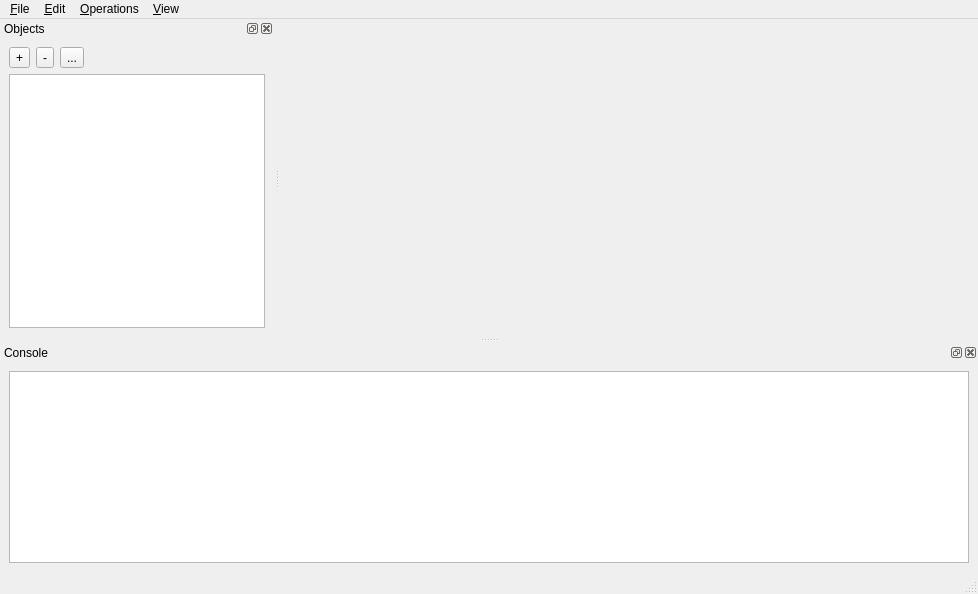
<?xml version="1.0" encoding="UTF-8"?>
<ui version="4.0">
 <class>MainWindow</class>
 <widget class="QMainWindow" name="MainWindow">
  <property name="geometry">
   <rect>
    <x>0</x>
    <y>0</y>
    <width>978</width>
    <height>594</height>
   </rect>
  </property>
  <property name="windowTitle">
   <string>CGAL 3D mesh generator demo</string>
  </property>
  <property name="windowIcon">
   <iconset resource="Mesh_3.qrc">
    <normaloff>:/cgal/icons/resources/cgal_logo.xpm</normaloff>:/cgal/icons/resources/cgal_logo.xpm</iconset>
  </property>
  <widget class="QWidget" name="centralwidget">
   <layout class="QVBoxLayout" name="verticalLayout_2">
    <item>
     <widget class="Viewer" name="viewer" native="true">
      <property name="sizePolicy">
       <sizepolicy hsizetype="Preferred" vsizetype="Preferred">
        <horstretch>0</horstretch>
        <verstretch>1</verstretch>
       </sizepolicy>
      </property>
     </widget>
    </item>
    <item>
     <layout class="QHBoxLayout" name="horizontalLayout_2" stretch="0,0">
      <property name="spacing">
       <number>0</number>
      </property>
      <item>
       <widget class="QLabel" name="infoLabel"/>
      </item>
      <item>
       <widget class="QLabel" name="displayLabel">
        <property name="text">
         <string/>
        </property>
       </widget>
      </item>
     </layout>
    </item>
   </layout>
  </widget>
  <widget class="QMenuBar" name="menubar">
   <property name="geometry">
    <rect>
     <x>0</x>
     <y>0</y>
     <width>978</width>
     <height>22</height>
    </rect>
   </property>
   <widget class="QMenu" name="menuFile">
    <property name="title">
     <string>&amp;File</string>
    </property>
    <addaction name="actionLoad"/>
    <addaction name="actionErase"/>
    <addaction name="actionEraseAll"/>
    <addaction name="actionDuplicate"/>
    <addaction name="actionSaveAs"/>
    <addaction name="separator"/>
    <addaction name="actionQuit"/>
   </widget>
   <widget class="QMenu" name="menuEdit">
    <property name="title">
     <string>&amp;Edit</string>
    </property>
    <addaction name="actionShowHide"/>
    <addaction name="actionSetPolyhedronA"/>
    <addaction name="actionSetPolyhedronB"/>
   </widget>
   <widget class="QMenu" name="menuOperations">
    <property name="title">
     <string>&amp;Operations</string>
    </property>
    <widget class="QMenu" name="menuGlobalOptimization">
     <property name="title">
      <string>Global optimization</string>
     </property>
     <addaction name="actionOdt"/>
     <addaction name="actionLloyd"/>
    </widget>
    <widget class="QMenu" name="menuSliverRemoval">
     <property name="title">
      <string>Sliver removal</string>
     </property>
     <addaction name="actionPerturb"/>
     <addaction name="actionExude"/>
    </widget>
    <addaction name="actionMeshing"/>
    <addaction name="separator"/>
    <addaction name="menuGlobalOptimization"/>
    <addaction name="menuSliverRemoval"/>
   </widget>
   <widget class="QMenu" name="menuView">
    <property name="title">
     <string>&amp;View</string>
    </property>
    <widget class="QMenu" name="menuDockWindows">
     <property name="title">
      <string>Dock windows</string>
     </property>
     <addaction name="dummyAction"/>
    </widget>
    <addaction name="actionAntiAliasing"/>
    <addaction name="actionDraw_two_sides"/>
    <addaction name="menuDockWindows"/>
   </widget>
   <addaction name="menuFile"/>
   <addaction name="menuEdit"/>
   <addaction name="menuOperations"/>
   <addaction name="menuView"/>
  </widget>
  <widget class="QStatusBar" name="statusbar"/>
  <widget class="QDockWidget" name="sceneDockWidget">
   <property name="locale">
    <locale language="English" country="UnitedStates"/>
   </property>
   <property name="windowTitle">
    <string>Objects</string>
   </property>
   <attribute name="dockWidgetArea">
    <number>1</number>
   </attribute>
   <widget class="QWidget" name="dockWidgetContent">
    <layout class="QGridLayout" name="gridLayout_2">
     <item row="0" column="0">
      <layout class="QVBoxLayout" name="verticalLayout">
       <item>
        <layout class="QHBoxLayout" name="horizontalLayout">
         <item>
          <widget class="QToolButton" name="addButton">
           <property name="text">
            <string>+</string>
           </property>
           <property name="icon">
            <iconset resource="Mesh_3.qrc">
             <normaloff>:/cgal/icons/plus</normaloff>:/cgal/icons/plus</iconset>
           </property>
          </widget>
         </item>
         <item>
          <widget class="QToolButton" name="removeButton">
           <property name="text">
            <string>-</string>
           </property>
           <property name="icon">
            <iconset resource="Mesh_3.qrc">
             <normaloff>:/cgal/icons/minus</normaloff>:/cgal/icons/minus</iconset>
           </property>
          </widget>
         </item>
         <item>
          <widget class="QToolButton" name="duplicateButton">
           <property name="text">
            <string>...</string>
           </property>
           <property name="icon">
            <iconset resource="Mesh_3.qrc">
             <normaloff>:/cgal/icons/duplicate</normaloff>:/cgal/icons/duplicate</iconset>
           </property>
          </widget>
         </item>
         <item>
          <spacer name="horizontalSpacer">
           <property name="orientation">
            <enum>Qt::Horizontal</enum>
           </property>
           <property name="sizeHint" stdset="0">
            <size>
             <width>40</width>
             <height>20</height>
            </size>
           </property>
          </spacer>
         </item>
        </layout>
       </item>
       <item>
        <widget class="QTreeView" name="treeView">
         <property name="editTriggers">
          <set>QAbstractItemView::DoubleClicked|QAbstractItemView::EditKeyPressed|QAbstractItemView::SelectedClicked</set>
         </property>
         <property name="alternatingRowColors">
          <bool>true</bool>
         </property>
         <property name="indentation">
          <number>0</number>
         </property>
        </widget>
       </item>
      </layout>
     </item>
    </layout>
   </widget>
  </widget>
  <widget class="QDockWidget" name="consoleDockWidget">
   <property name="allowedAreas">
    <set>Qt::BottomDockWidgetArea|Qt::LeftDockWidgetArea|Qt::TopDockWidgetArea</set>
   </property>
   <property name="windowTitle">
    <string>Console</string>
   </property>
   <attribute name="dockWidgetArea">
    <number>8</number>
   </attribute>
   <widget class="QWidget" name="dockWidgetContents">
    <layout class="QVBoxLayout" name="verticalLayout_3">
     <item>
      <widget class="QTextEdit" name="consoleTextEdit">
       <property name="readOnly">
        <bool>true</bool>
       </property>
      </widget>
     </item>
    </layout>
   </widget>
  </widget>
  <action name="actionQuit">
   <property name="text">
    <string>&amp;Quit</string>
   </property>
   <property name="shortcut">
    <string>Ctrl+Q</string>
   </property>
  </action>
  <action name="actionSimplify">
   <property name="text">
    <string>&amp;Simplification</string>
   </property>
  </action>
  <action name="actionCatmullClark">
   <property name="text">
    <string>&amp;Catmull-Clark</string>
   </property>
  </action>
  <action name="actionKernel">
   <property name="text">
    <string>&amp;Kernel</string>
   </property>
  </action>
  <action name="actionUnion">
   <property name="text">
    <string>&amp;Union</string>
   </property>
   <property name="shortcut">
    <string>Ctrl+O, U</string>
   </property>
  </action>
  <action name="actionIntersection">
   <property name="text">
    <string>&amp;Intersection</string>
   </property>
   <property name="shortcut">
    <string>Ctrl+O, I</string>
   </property>
  </action>
  <action name="actionDifference">
   <property name="text">
    <string>&amp;Difference</string>
   </property>
   <property name="shortcut">
    <string>Ctrl+O, D</string>
   </property>
  </action>
  <action name="actionFitPlane">
   <property name="text">
    <string>Fit &amp;plane</string>
   </property>
  </action>
  <action name="actionFitLine">
   <property name="text">
    <string>Fit &amp;line</string>
   </property>
  </action>
  <action name="actionEstimateCurvature">
   <property name="text">
    <string>&amp;Curvature estimation</string>
   </property>
  </action>
  <action name="actionLoad">
   <property name="icon">
    <iconset resource="Mesh_3.qrc">
     <normaloff>:/cgal/icons/plus</normaloff>:/cgal/icons/plus</iconset>
   </property>
   <property name="text">
    <string>&amp;Load...</string>
   </property>
   <property name="shortcut">
    <string>Ctrl+L</string>
   </property>
  </action>
  <action name="actionErase">
   <property name="icon">
    <iconset resource="Mesh_3.qrc">
     <normaloff>:/cgal/icons/minus</normaloff>:/cgal/icons/minus</iconset>
   </property>
   <property name="text">
    <string>&amp;Erase</string>
   </property>
   <property name="shortcut">
    <string>Del</string>
   </property>
  </action>
  <action name="actionDuplicate">
   <property name="icon">
    <iconset resource="Mesh_3.qrc">
     <normaloff>:/cgal/icons/duplicate</normaloff>:/cgal/icons/duplicate</iconset>
   </property>
   <property name="text">
    <string>&amp;Duplicate</string>
   </property>
   <property name="shortcut">
    <string>Ctrl+D</string>
   </property>
  </action>
  <action name="actionSqrt3">
   <property name="text">
    <string>&amp;Sqrt3</string>
   </property>
  </action>
  <action name="actionAntiAliasing">
   <property name="checkable">
    <bool>true</bool>
   </property>
   <property name="text">
    <string>&amp;Antialiasing</string>
   </property>
  </action>
  <action name="dummyAction">
   <property name="text">
    <string>n/a</string>
   </property>
  </action>
  <action name="actionConvexHull">
   <property name="text">
    <string>&amp;Convex hull</string>
   </property>
  </action>
  <action name="actionEraseAll">
   <property name="text">
    <string>&amp;Erase all</string>
   </property>
  </action>
  <action name="actionOptions">
   <property name="text">
    <string>&amp;Options...</string>
   </property>
  </action>
  <action name="actionLoop">
   <property name="text">
    <string>&amp;Loop</string>
   </property>
  </action>
  <action name="actionSaveAs">
   <property name="text">
    <string>Save &amp;as...</string>
   </property>
  </action>
  <action name="actionSave">
   <property name="text">
    <string>&amp;Save</string>
   </property>
  </action>
  <action name="actionSaveAll">
   <property name="text">
    <string>Save a&amp;ll</string>
   </property>
  </action>
  <action name="actionMergeAll">
   <property name="text">
    <string>Mer&amp;ge all</string>
   </property>
  </action>
  <action name="actionMerge">
   <property name="text">
    <string>&amp;Merge</string>
   </property>
  </action>
  <action name="actionSelfIntersection">
   <property name="text">
    <string>Self-&amp;intersection</string>
   </property>
  </action>
  <action name="actionSelectAll">
   <property name="text">
    <string>Select &amp;all</string>
   </property>
  </action>
  <action name="actionSelectNone">
   <property name="text">
    <string>Select &amp;none</string>
   </property>
  </action>
  <action name="actionSelectInvert">
   <property name="text">
    <string>&amp;Invert selection</string>
   </property>
  </action>
  <action name="actionShowHide">
   <property name="text">
    <string>Show/Hide</string>
   </property>
   <property name="shortcut">
    <string>Ctrl+Space</string>
   </property>
  </action>
  <action name="actionSetPolyhedronA">
   <property name="text">
    <string>Set polyhedron A</string>
   </property>
   <property name="shortcut">
    <string>Ctrl+A</string>
   </property>
  </action>
  <action name="actionSetPolyhedronB">
   <property name="text">
    <string>Set polyhedron B</string>
   </property>
   <property name="shortcut">
    <string>Ctrl+B</string>
   </property>
  </action>
  <action name="actionInsideOut">
   <property name="text">
    <string>Inside-out</string>
   </property>
  </action>
  <action name="actionMeshing">
   <property name="text">
    <string>Create a tetrahedral mesh</string>
   </property>
  </action>
  <action name="actionMVC">
   <property name="text">
    <string>Mean value coordinates</string>
   </property>
  </action>
  <action name="actionDCP">
   <property name="text">
    <string>Discrete conformal maps</string>
   </property>
  </action>
  <action name="actionExplode">
   <property name="text">
    <string>Explode</string>
   </property>
  </action>
  <action name="actionToNef">
   <property name="text">
    <string>Convert to nef polyhedron</string>
   </property>
  </action>
  <action name="actionToPoly">
   <property name="text">
    <string>Convert to normal polyhedron</string>
   </property>
  </action>
  <action name="actionDraw_two_sides">
   <property name="checkable">
    <bool>true</bool>
   </property>
   <property name="text">
    <string>Draw two sides</string>
   </property>
  </action>
  <action name="actionOdt">
   <property name="text">
    <string>Odt-smoothing</string>
   </property>
  </action>
  <action name="actionLloyd">
   <property name="text">
    <string>Lloyd-smoothing</string>
   </property>
  </action>
  <action name="actionPerturb">
   <property name="text">
    <string>Sliver perturbation</string>
   </property>
  </action>
  <action name="actionExude">
   <property name="text">
    <string>Sliver exudation</string>
   </property>
  </action>
  <action name="actionToto">
   <property name="text">
    <string>toto</string>
   </property>
  </action>
 </widget>
 <customwidgets>
  <customwidget>
   <class>Viewer</class>
   <extends>QWidget</extends>
   <header>Viewer.h</header>
  </customwidget>
 </customwidgets>
 <resources>
  <include location="Mesh_3.qrc"/>
 </resources>
 <connections/>
</ui>
